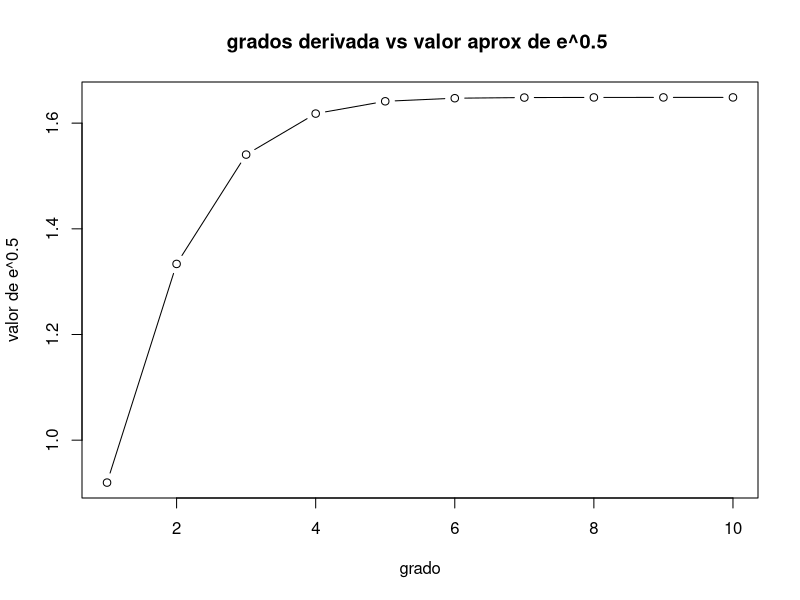
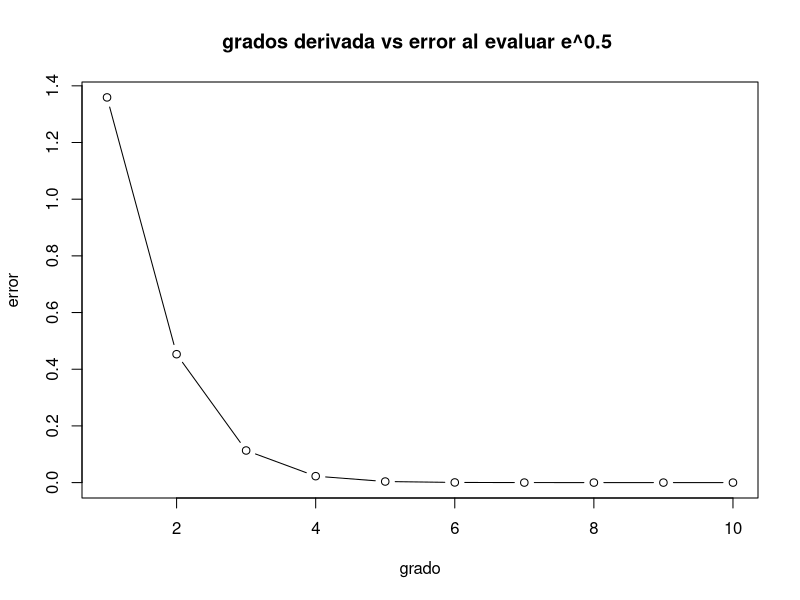

R code for these plots, in order:
## ---- chunk 1
DD <- function(expr, name, order = 1) {
  if(order < 1) stop("’order’ must be >= 1")
  if(order == 1) D(expr, name)
  else DD(D(expr, name), name, order - 1)
}
## ---- chunk 2
taylorT = function(f, x0, a, n){ # f es tira
  # parse devuelve una expresión
  g = parse(text=f)
  # convertir en función
  fx = function(x){eval(g[[1]])}
  # almacenar los sumandos
  smds = rep(NA, length=n+1)
  
  for(k in 1:n){
    g. = DD(g,"x", k)
    fp = function(x) eval(g.)
    smds[k]=1/factorial(k)*(x0-a)^k *fp(a)
  }
  
  smds[n+1] = fx(a)
  sum(smds)
}
## ---- chunk 3
error = function(n,maxLocal,a,b){
  return(b^(n+1)/factorial(n+1) * maxLocal)
}
## ---- chunk 4

f <- expression(exp(1)^(x))
x0 <- 0.5
a <- 0

maxLocal <- exp(1)
a <- -1
b <- 1
grados <-c(1:10)
## ---- chunk 5
resultados <- c()
errores <- c()

for( i in grados){
  resultados = c(resultados,taylorT(f, x0, a, i))
  errores = c(errores,error(i,maxLocal,a,b))
}

tabla <- data.frame(
  "grado" = grados,
  "Aprox. e^0.5" = resultados,
  "Error" = errores
)

print(tabla)
## ---- chunk 6
plot(x = grados, y = resultados, type = "b", xlab="grado", ylab="valor de e^0.5",
     main = "grados derivada vs valor aprox de e^0.5 ")

plot(x = grados, y = errores, type = "b", xlab="grado", ylab="error",
     main = "grados derivada vs error al evaluar e^0.5 ")
## ---- chunk 7
options(digits = 5)
cat("e^0.5 =(aprox) ",taylorT(f, x0, a, 9),"\n")
cat("Error < ",error(9,maxLocal,a,b),"\n")
